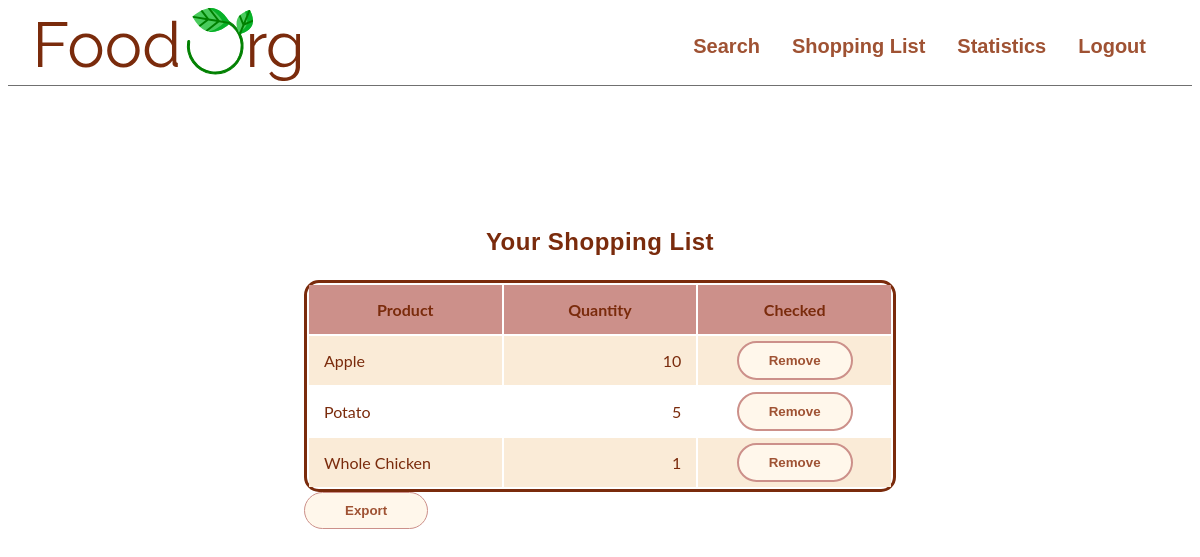
Page /shopping_list.php (signed in) on the committed database.
### tables this page shows
CREATE TABLE `shoping_lists` (
    `user_id` int(11) NOT NULL,
    `product_id` int(11) NOT NULL,
    `quantity` int(11) NOT NULL
);

CREATE TABLE `products` (
  `id` int(11) NOT NULL,
  `name` varchar(50) NOT NULL,
  `price` float(50) NOT NULL,
  `season` varchar(100) NOT NULL,
  `category` varchar(200) NOT NULL,
  `diet` varchar(200) NOT NULL,
  `perishability` varchar(200) NOT NULL,
  `popularity` int(100) DEFAULT 0
);

### shopping_list.php (the view, shortened to what this page needs)
<!DOCTYPE html>
<html lang="en">
<head>
    <link href="stylesheets/shopping_list.css" rel="stylesheet">
</head>
<body>
    <header>
        <?php
            include("nav_bar.php");
        ?>
    </header>
    <main>
       <div class="headlines">
            <p class="h1">Your Shopping List</p>
                <?php
                include('Includere/connection.php');
                $stmt = $dbh->prepare("SELECT id FROM `users` where email = :email;");
                $stmt->bindParam(':email', $email);
                $stmt->execute();
                    $usr_id =  $stmt->fetch()['id'];
                    $stmt = $dbh->prepare("SELECT name, quantity, product_id  FROM shoping_lists s JOIN products p on p.id = s.product_id WHERE user_id = :id;");
                    $stmt->bindParam(':id', $id);
                    $stmt->execute();
                    if($stmt->rowCount() > 0){
                        echo '<table style="width:100%" class = "statistics_table" id="list">
                        <tr>
                            <th>Product</th>
                            <th>Quantity</th>
                            <th>Checked</th>
                        </tr>';
                    while ($row = $stmt->fetch()) {
                        if(count(explode("_", $row['name'])) > 1){
                            echo '<tr id = "'. $row['product_id'] .'">
                                <td>';
                            $words = explode("_", $row['name']);
                            for ($i = 0; $i< count($words)-1;$i++){
                                echo  ucfirst($words[$i]) . " ";
                            }
                            echo ucfirst($words[count($words) - 1]) . '</td>
                                <td>'.$row['quantity'].'</td>
                                <td><button class="main_button" value ="'. $usr_id . '_' . $row['product_id'] . '" onclick ="remove_item(this.value);" >Remove</button></td>
                            </tr>';
                        }
                        else{
                            echo '<tr id = "'. $row['product_id'] .'">
                                <td>' .  ucfirst($row['name']) . '</td>
                                <td>'.$row['quantity'].'</td>
                                <td><button class="main_button" value ="'. $usr_id . '_' . $row['product_id'] . '" onclick ="remove_item(this.value);" >Remove</button></td>
                            </tr>';
                        }
                    }
                    echo ' </table> </div>';
                }
                else{
                    echo '</div>
                    <div class="headlines2">
                        <p class="h3">Your Sopping List Appears to be Empty. <a href="search.php">Search</a> for what you want and add it to your list.</p>
                    </div>';
                }
                ?>
           <form action="export_shopping_list.php">
                <input type="submit" class="submit" value="Export">
            </form>
    </main>
</body>
</html>

### stylesheets/shopping_list.css (style rules this page uses)
main { max-width: 100vw; height: 80vh; display: flex; flex-direction: column; align-items: center; }
.main_button { margin: 5px; background-color: #FFF7EB; padding: 10px; padding-left: 30px; padding-right: 30px; border: 2px solid #CC908A; border-radius: 60px; font-family: 'Raleway', sans-serif; font-weight: bold; color: #9F5233; cursor: pointer; }
form { width: 50%; }
.headlines { margin-top: 10%; display: flex; flex-direction: column; align-items: center; justify-content: space-between; width: 50%; }
.h1 { font-family: 'Raleway', sans-serif; font-size: x-large; font-weight: bold; letter-spacing: 0.48px; color: #7A2B0C; text-align: center; padding-left: 2em; padding-right: 2em; }
table { font-family: 'Lato', sans-serif; color: #7A2B0C; table-layout: fixed; border-collapse: separate; border: 3px solid #7A2B0C; border-radius: 15px; }
th, td { padding: 15px; border: 0px; }
th:last-child { padding: 0px; border: 0px; }
td:nth-child(2) { text-align: end; }
td:last-child { padding: 0px; border: 0px; text-align: center; }
tr { border: 0px; }
tr:first-child { background-color: #CC908A; }
tr:nth-child(even) { border: 0px; background-color: #FAEBD7; }
.submit { background: #FFF7EB; padding: 10px; padding-left: 40px; padding-right: 40px; border: 1px solid #CC908A; border-radius: 40px; font-family: 'Raleway', sans-serif; font-weight: bold; color: #9F5233; cursor: pointer; }

### rows in the picture
shoping_lists: product.name "Apple", quantity "10"
shoping_lists: product.name "Potato", quantity "5"
shoping_lists: product.name "Whole", product.name "Chicken", quantity "1"
